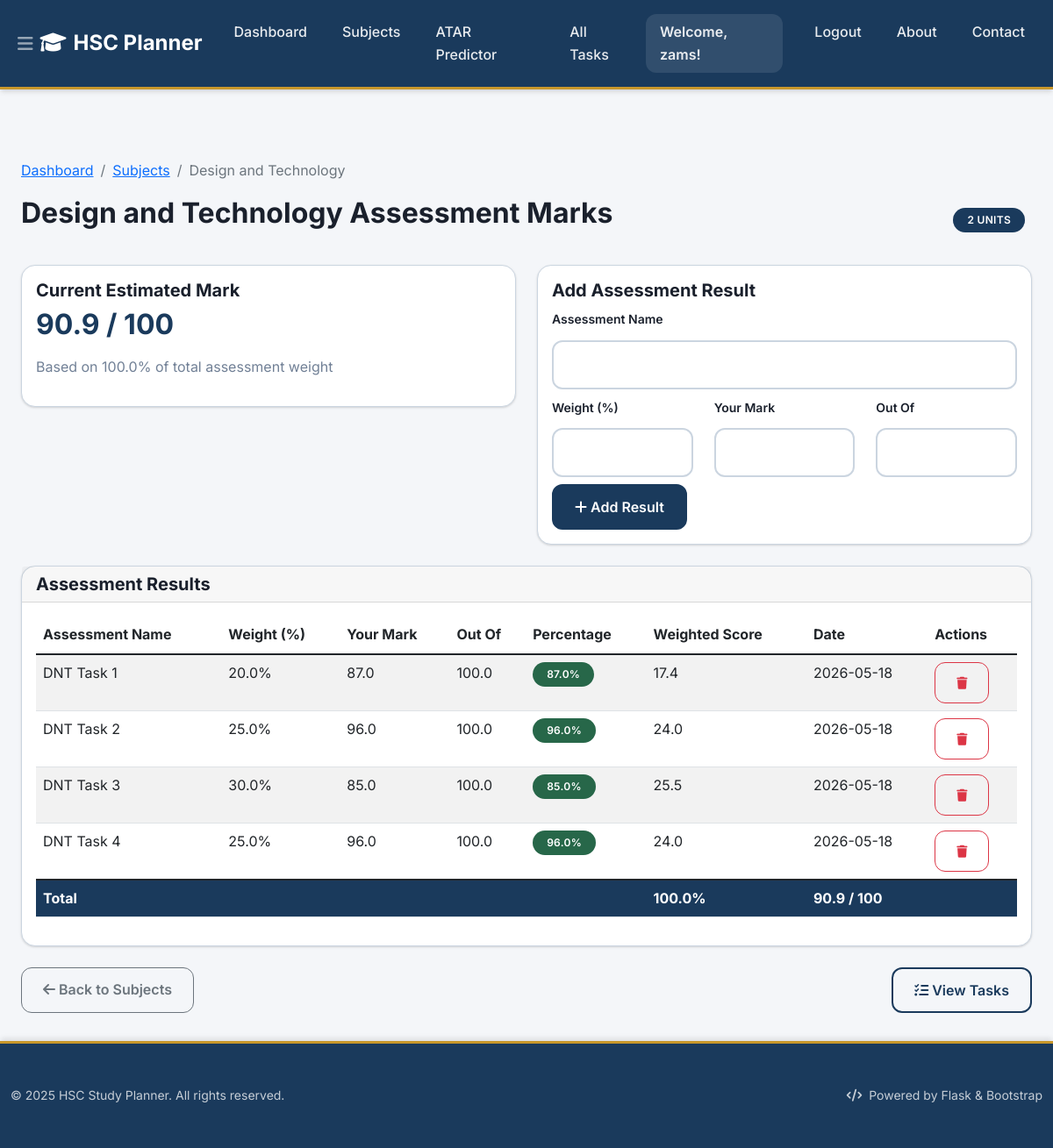
Page /subjects/32/marks (signed in) on the committed database.
### tables this page shows
CREATE TABLE users (
    id INTEGER PRIMARY KEY AUTOINCREMENT,
    username TEXT UNIQUE NOT NULL,
    password_hash TEXT NOT NULL,
    email TEXT UNIQUE NOT NULL
);

CREATE TABLE subjects (
                id INTEGER PRIMARY KEY AUTOINCREMENT,
                name TEXT NOT NULL,
                user_id INTEGER NOT NULL,
                units INTEGER NOT NULL DEFAULT 2,
                target_mark INTEGER,
                FOREIGN KEY (user_id) REFERENCES users (id),
                UNIQUE(user_id, name)
            );

CREATE TABLE assessment_results (
    id INTEGER PRIMARY KEY AUTOINCREMENT,
    subject_id INTEGER NOT NULL,
    user_id INTEGER NOT NULL,
    task_name TEXT NOT NULL,
    weight REAL NOT NULL,                -- Percentage weight e.g. 30.0
    raw_mark REAL NOT NULL,              -- Mark achieved
    max_mark REAL NOT NULL,              -- Mark out of
    date_recorded TEXT,
    FOREIGN KEY (subject_id) REFERENCES subjects (id),
    FOREIGN KEY (user_id) REFERENCES users (id)
);

### Task_Organiser/app.py (the view)
    @app.route('/subjects/<int:subject_id>/marks')
    @login_required
    def subject_marks(subject_id):
        db = get_db()
        subject = db.execute('SELECT * FROM subjects WHERE id = ? AND user_id = ?',
                           (subject_id, g.user['id'])).fetchone()
        if subject is None:
            flash('Subject not found', 'error')
            return redirect(url_for('subjects'))
        assessment_results = db.execute('''
            SELECT * FROM assessment_results
            WHERE subject_id = ? AND user_id = ?
            ORDER BY date_recorded ASC
        ''', (subject_id, g.user['id'])).fetchall()
        results_list = []
        total_weighted_score = 0
        total_weight = 0
        for result in assessment_results:
            result_dict = dict(result)
            result_dict['percentage'] = round((result['raw_mark'] / result['max_mark']) * 100, 1) if result['max_mark'] > 0 else 0
            result_dict['weighted_score'] = round(result_dict['percentage'] * (result['weight'] / 100), 1)
            results_list.append(result_dict)
            total_weighted_score += result_dict['weighted_score']
            total_weight += result['weight']
        current_mark = round(total_weighted_score, 1) if total_weight > 0 else 0
        return render_template('marks.html',
                             subject=dict(subject),
                             assessment_results=results_list,
                             current_mark=current_mark,
                             total_weight=total_weight)

### Task_Organiser/templates/marks.html (shortened to what this page needs)
{% extends "base.html" %}
{% block content %}
<div class="container mt-4">
    <div class="row">
        <div class="col-12">
            <nav aria-label="breadcrumb">
                <ol class="breadcrumb">
                    <li class="breadcrumb-item"><a href="{{ url_for('index') }}">Dashboard</a></li>
                    <li class="breadcrumb-item"><a href="{{ url_for('subjects') }}">Subjects</a></li>
                    <li class="breadcrumb-item active">{{ subject.name }}</li>
                </ol>
            </nav>
        </div>
    </div>
    <div class="row">
        <div class="col-12">
            <div class="d-flex justify-content-between align-items-center mb-4">
                <h2>{{ subject.name }} Assessment Marks</h2>
                <div>
                    {% if subject.units %}
                        <span class="badge me-2" style="background: var(--primary);">{{ subject.units }} units</span>
                    {% endif %}
                </div>
            </div>
        </div>
    </div>
    <div class="row mb-4">
        <div class="col-md-6">
            <div class="card">
                <div class="card-body">
                    <h5 class="card-title">Current Estimated Mark</h5>
                    <h2 style="color: var(--primary);">{{ current_mark }} / 100</h2>
                    <p class="text-muted">Based on {{ total_weight }}% of total assessment weight</p>
                </div>
            </div>
        </div>
        <div class="col-md-6">
            <div class="card">
                <div class="card-body">
                    <h5 class="card-title">Add Assessment Result</h5>
                    <form method="POST" action="{{ url_for('add_assessment_result', subject_id=subject.id) }}">
                        <div class="mb-2">
                            <label for="assessment_name" class="form-label">Assessment Name</label>
                            <input type="text" class="form-control" id="assessment_name" name="assessment_name" required>
                        </div>
                        <div class="row">
                            <div class="col-md-4">
                                <label for="weight" class="form-label">Weight (%)</label>
                                <input type="number" class="form-control" id="weight" name="weight" step="0.1" min="0" max="100" required>
                            </div>
                            <div class="col-md-4">
                                <label for="raw_mark" class="form-label">Your Mark</label>
                                <input type="number" class="form-control" id="raw_mark" name="raw_mark" step="0.1" min="0" required>
                            </div>
                            <div class="col-md-4">
                                <label for="max_mark" class="form-label">Out Of</label>
                                <input type="number" class="form-control" id="max_mark" name="max_mark" step="0.1" min="0.1" required>
                            </div>
                        </div>
                        <button type="submit" class="btn btn-primary mt-2">
                            <i class="fas fa-plus"></i> Add Result
                        </button>
                    </form>
                </div>
            </div>
        </div>
    </div>
    <div class="row">
        <div class="col-12">
            <div class="card">
                <div class="card-header">
                    <h5 class="card-title mb-0">Assessment Results</h5>
                </div>
                <div class="card-body">
                    {% if assessment_results %}
                        <div class="table-responsive">
                            <table class="table table-striped">
                                <thead>
                                    <tr>
                                        <th>Assessment Name</th>
                                        <th>Weight (%)</th>
                                        <th>Your Mark</th>
                                        <th>Out Of</th>
                                        <th>Percentage</th>
                                        <th>Weighted Score</th>
                                        <th>Date</th>
                                        <th>Actions</th>
                                    </tr>
                                </thead>
                                <tbody>
                                    {% for result in assessment_results %}
                                    <tr>
                                        <td>{{ result.task_name }}</td>
                                        <td>{{ result.weight }}%</td>
                                        <td>{{ result.raw_mark }}</td>
                                        <td>{{ result.max_mark }}</td>
                                        <td>
                                            <span class="badge" {% if result.percentage >= 85 %}style="background: var(--success);"{% elif result.percentage >= 75 %}style="background: var(--info);"{% elif result.percentage >= 65 %}style="background: var(--warning);"{% else %}style="background: var(--danger);"{% endif %}>
                                                {{ result.percentage }}%
                                            </span>
                                        </td>
                                        <td>{{ result.weighted_score }}</td>
                                        <td>{{ result.date_recorded[:10] if result.date_recorded else 'N/A' }}</td>
                                        <td>
                                            <form method="POST" action="{{ url_for('delete_assessment_result', subject_id=subject.id, result_id=result.id) }}"
                                                  onsubmit="return confirm('Are you sure you want to delete this assessment result?')">
                                                <button type="submit" class="btn btn-sm btn-outline-danger">
                                                    <i class="fas fa-trash"></i>
                                                </button>
                                            </form>
                                        </td>
                                    </tr>
                                    {% endfor %}
                                </tbody>
                                <tfoot>
                                    <tr style="background: var(--primary); color: white;">
                                        <th colspan="5">Total</th>
                                        <th>{{ total_weight }}%</th>
                                        <th colspan="2">{{ current_mark }} / 100</th>
                                    </tr>
                                </tfoot>
                            </table>
                        </div>
                    {% else %}
                        <div class="text-center py-4">
                            <i class="fas fa-chart-line fa-3x text-muted mb-3"></i>
                            <h5>No assessment results yet</h5>
                            <p class="text-muted">Add your first assessment result to start tracking your progress.</p>
                        </div>
                    {% endif %}
                </div>
            </div>
        </div>
    </div>
    <div class="row mt-4">
        <div class="col-12">
            <div class="d-flex justify-content-between">
                <a href="{{ url_for('subjects') }}" class="btn btn-outline-secondary">
                    <i class="fas fa-arrow-left"></i> Back to Subjects
                </a>
                <a href="{{ url_for('index', subject_id=subject.id) }}" class="btn btn-outline-primary">
                    <i class="fas fa-tasks"></i> View Tasks
                </a>
            </div>
        </div>
    </div>
</div>
{% endblock %}

### Task_Organiser/templates/base.html (shortened to what this page needs)
<!DOCTYPE html>
<html lang="en">
<head>
    <link href="https://cdn.jsdelivr.net/npm/bootstrap@5.1.3/dist/css/bootstrap.min.css" rel="stylesheet">
    <link href="https://cdnjs.cloudflare.com/ajax/libs/font-awesome/6.0.0/css/all.min.css" rel="stylesheet">
</head>
<body>
    <nav class="navbar navbar-expand-lg navbar-dark">
        <div class="container">
            <button class="navbar-toggler" type="button" data-bs-toggle="collapse" data-bs-target="#navbarNav" aria-controls="navbarNav" aria-expanded="false" aria-label="Toggle navigation">
                <i class="fas fa-bars"></i>
            </button>
            <a class="navbar-brand" href="{{ url_for('index') }}">
                <i class="fas fa-graduation-cap me-2"></i>HSC Planner
            </a>
            <div class="collapse navbar-collapse" id="navbarNav">
                <ul class="navbar-nav me-auto">
                    <li class="nav-item">
                        <a class="nav-link" href="{{ url_for('index') }}">Dashboard</a>
                    </li>
                    <li class="nav-item">
                        <a class="nav-link" href="{{ url_for('subjects') }}">Subjects</a>
                    </li>
                    <li class="nav-item">
                        <a class="nav-link" href="{{ url_for('atar') }}">ATAR Predictor</a>
                    </li>
                    <li class="nav-item">
                        <a class="nav-link" href="{{ url_for('index') }}?view=all">All Tasks</a>
                    </li>
                </ul>
                <div class="navbar-nav ms-auto">
                    {% if g.user %}
                        <span class="navbar-text me-3">Welcome, {{ g.user.username }}!</span>
                        <a class="nav-link" href="{{ url_for('logout') }}" onclick="return confirm('Are you sure you want to logout?')">Logout</a>
                    {% else %}
                        <a class="nav-link" href="{{ url_for('login') }}">Login</a>
                        <a class="nav-link" href="{{ url_for('register') }}">Register</a>
                    {% endif %}
                    <a class="nav-link" href="{{ url_for('about') }}">About</a>
                    <a class="nav-link" href="{{ url_for('contact') }}">Contact</a>
                </div>
            </div>
        </div>
    </nav>
    <main class="container mt-4">
        {% block content %}{% endblock %}
    </main>
    <footer class="footer mt-auto">
        <div class="container py-2 py-md-3">
            <div class="row align-items-center">
                <div class="col-12 col-md-6">
                    <p class="mb-0 opacity-75 small">&copy; 2025 HSC Study Planner. All rights reserved.</p>
                </div>
                <div class="col-12 col-md-6 text-md-end">
                    <p class="mb-0 opacity-75 small">
                        <i class="fas fa-code me-1"></i>
                        Powered by Flask & Bootstrap
                    </p>
                </div>
            </div>
        </div>
    </footer>
</body>
</html>

### rows in the picture
users: user.username "zams"
subjects: name "Design and Technology", units "2"
assessment_results: task_name "DNT Task 1", weight "20.0", raw_mark "87.0", max_mark "100.0", percentage "87.0", weighted_score "17.4", date_recorded "2026-05-18"
assessment_results: task_name "DNT Task 2", weight "25.0", raw_mark "96.0", max_mark "100.0", percentage "96.0", weighted_score "24.0", date_recorded "2026-05-18"
assessment_results: task_name "DNT Task 3", weight "30.0", raw_mark "85.0", max_mark "100.0", percentage "85.0", weighted_score "25.5", date_recorded "2026-05-18"
assessment_results: task_name "DNT Task 4", weight "25.0", raw_mark "96.0", max_mark "100.0", percentage "96.0", weighted_score "24.0", date_recorded "2026-05-18"

### other values in the picture
{{ current_mark }} "90.9"
{{ total_weight }} "100.0"
